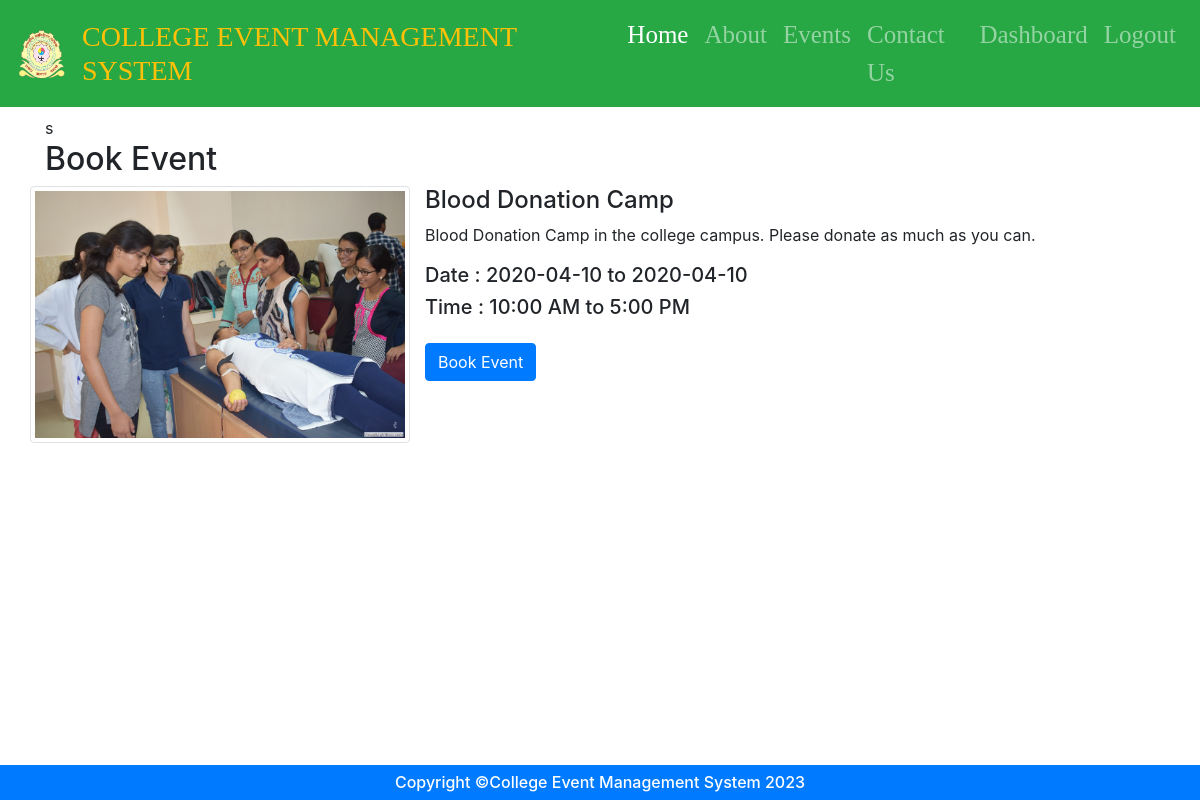
Page /bookevent.php?eventid=1 (signed in) on the committed database.
### tables this page shows
CREATE TABLE `events` (
  `eventid` int NOT NULL,
  `descr` varchar(250) NOT NULL,
  `catid` int NOT NULL,
  `startdate` date NOT NULL,
  `endate` date NOT NULL,
  `starttime` varchar(20) NOT NULL,
  `endtime` varchar(20) NOT NULL,
  `photo` varchar(50) NOT NULL,
  `status` varchar(20) NOT NULL DEFAULT 'scheduled'
);

CREATE TABLE `category` (
  `catid` int NOT NULL,
  `catname` varchar(100) NOT NULL
);

### dbfun.php (called while the page is built, shortened)
<?php
function connect(){
    $link= mysqli_connect(HOST, USER, PASSWORD, DBNAME) or die("Error ". mysqli_connect_error());
    return $link;
}
function single($table,$condition){
    $link=connect();
    $result=mysqli_query($link, "SELECT * FROM $table WHERE $condition")
            or die("Error ". mysqli_error($link));
    $row=mysqli_fetch_assoc($result);
    return $row;
}
function findall($table,$condition){
    $link=connect();
    $result=mysqli_query($link, "SELECT * FROM $table WHERE $condition")
            or die("Error ". mysqli_error($link));
    $rows=[];
    return $rows;
}

### bookevent.php (the view, shortened to what this page needs)
<?php include_once 'mheader.php'; ?>
<div class="p-1"></div>
<?php
    $eventid = $_GET["eventid"];
    $map = single("events", "eventid=$eventid");
    $map2 = single("category", "catid='{$map["catid"]}'");
    $cname = $map2["catname"];
?>
<div class="container">s
    <h2>Book Event</h2>
    <div class="row">
        <div class="col-sm-4 p-0">
            <img src="events/<?= $map["photo"]?>" alt="event image" class="img-thumbnail">
        </div>
        <div class="col-sm-8">
            <h4><?= $cname?></h4>
            <p><?= $map["descr"]?></p>
            <h5>Date : <?= $map["startdate"]?> to <?= $map["endate"]?></h5>
            <h5>Time : <?= $map["starttime"]?> to <?= $map["endtime"]?></h5>
            <?php
                if (!isset($_SESSION["id"])) {
                    header("location: Login.php");
                } else {
                    $id = $_SESSION["id"];
                    $data2 = findall("bookedevent", "eventid=$eventid and id=$id");
                    if (count($data2) > 0) {
            ?>
            <h5 class="text-success mt-3">Event booked</h5>
            <?php
            } else {
            ?>
            <form method="post" action="booking.php">
                <button class="btn btn-primary mt-3">Book Event</button>
            </form>
            <?php
                    }
                }
                ?>
        </div>
    </div>
</div>
<?php include_once 'mfooter.php'; ?>

### rows in the picture
events: photo (picture), descr "Blood Donation Camp in the college campus. Please donate as much as you can.", startdate "2020-04-10", endate "2020-04-10", starttime "10:00 AM", endtime "5:00 PM"
category: catname "Blood Donation Camp"
